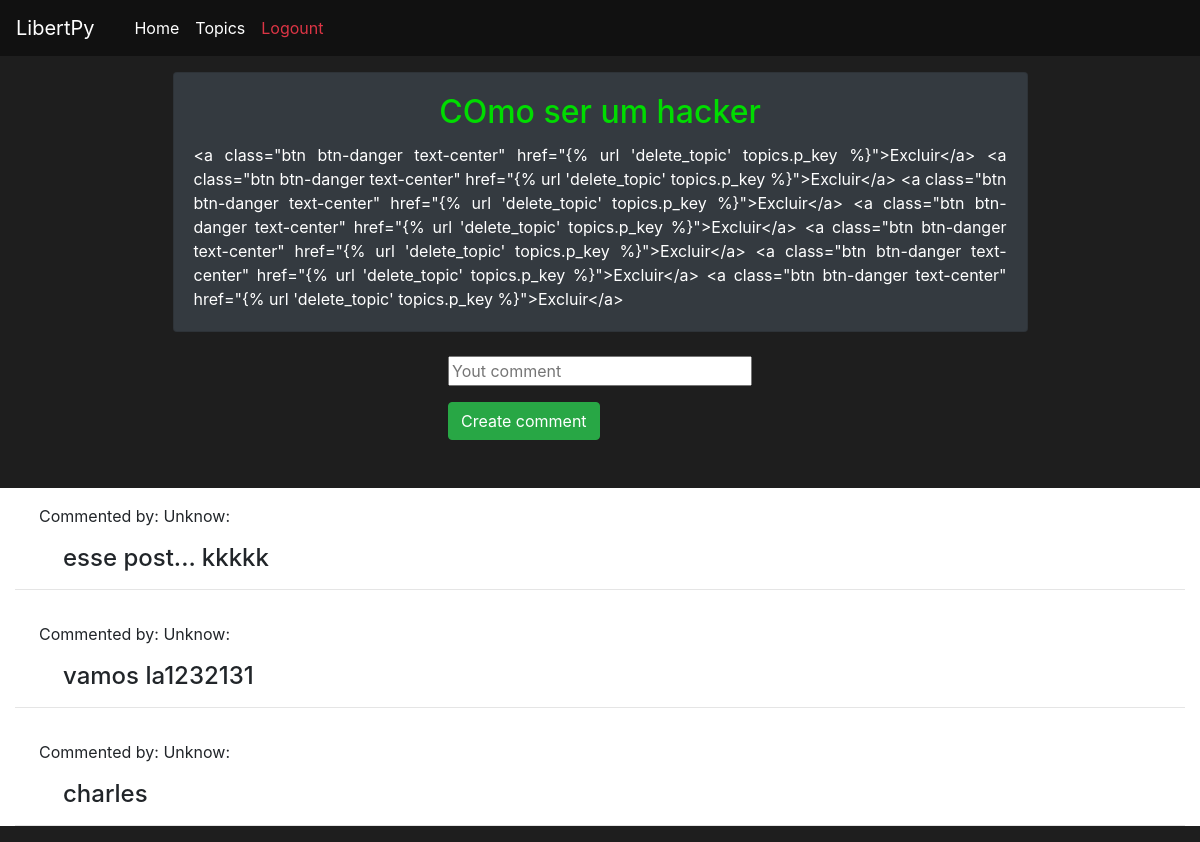
Screenshot of /view_detail/448 (signed in) with the database file from the repository.
### core/models.py (models this page shows, shortened)
class Topics(models.Model):
    p_key = models.IntegerField(max_length=20, primary_key=True)
    title_topic = models.CharField(max_length=100)
    text_topic = models.CharField(max_length=300)

class Coments(models.Model):
    key_comment = models.IntegerField(max_length=10, blank=True)
    comment = models.CharField(max_length=77)

### core/views.py (the view)
# urls.py: path('view_detail/<int:p_key>', view_detail, name="view_detail"),
@login_required
def view_detail(request, p_key):
    try:
        topics = Topics.objects.filter(p_key=p_key).first()
        coment = Coments.objects.filter(key_comment=p_key)
        return render(request, 'pages/view_detail.html', {"topics":topics, "coment":coment})
    except Exception as error:
        return HttpResponse(error)

### core/templates/pages/view_detail.html (shortened to what this page needs)
{% load static %}
<!doctype html>
<html lang="pt-br">
  <head>
      <link rel="stylesheet" href="https://stackpath.bootstrapcdn.com/bootstrap/4.3.1/css/bootstrap.min.css">
    <link rel="stylesheet" href="{% static 'style.css' %}">
  </head>
  <body>
    <nav class="navbar navbar-expand-lg navbar-dark fixed-top navbar-black">
        <a class="navbar-brand" href="{% url 'home' %}">LibertPy</a>
        <div class="collapse navbar-collapse" id="drop">
          <ul class="navbar-nav ml-3">
            <li class="nav-item">
              <a class="nav-link active link-houver" href="{% url 'home' %}">Home</a>
            </li>
            <li class="nav-item">
              <a class="nav-link active" href="{% url 'topics_view' %}">Topics</a>
            </li>
            <div class="container row">
              {% if user.is_authenticated %}
              <li class="nav-item">
                <a class="nav-link text-danger" href="{% url 'logout_user' %}">Logount</a>
            {% endif %}
            </div>
          </ul>
        </div>
      </nav>
    <section class="mt-5" id="topic">
        <div class="container">
          <div class="row justify-content-center">
              <article class="card borda-card imagem-card p-0 m-4 col-12 col-md-9 bg-dark">
                  <div class="card-body">
                    <h2 class="card-title text-center">{{ topics.title_topic }}</h2>
                    <p class="card-text text-justify text-white">{{topics.text_topic}}</p>
                  </div>
              </article>
          </div>
        </div>
      </section>
      <div id="COMENTER" class="COMENTER">
        <div id="comenter" class="comenter">
            <div class="container-fluid">
                <div class="row col-12 m-auto">
                    {% if  user.is_authenticated %}
                        <form class="form-group m-auto" action="{% url 'make_comment' topics.p_key %}", method="post">
                            <input  class="form-group input_person mr-5" type="text" name="comment" placeholder="Yout comment">
                            <br>
                            <input class="btn btn-success" type="submit" value="Create comment">
                        </form>
                    {% else %}
                        <h1 class="text-center text-danger mt-3 mb-3 display-4">
                            You need to login
                        </h1>
                    {% endif %}
                    </div>
                </div>
        </div>
        <div class="comenters">
            <div class="container col-12 bg-white mt-5">
                {% for comments in coment %}
                    <p class="text-justify ml-4 mb-3 pt-3">Commented by: Unknow:</p>
                    <h4 class="mt-2 ml-5"> {{comments.comment}}</h5>
                        <hr>
                {% endfor %}
            </div>
        </div>
  </body>
</html>

### core/css/style.css (style rules this page uses)
body { background-color: rgb(30, 30, 30); }
.navbar-black { background-color: #111; }
h2 { color: rgb(0, 220, 0); }
article { background-color: rgb(50, 50, 50); }
.input_person { width: 100%; }

### rows the page displays
Topics: title_topic "COmo ser um hacker", text_topic "<a class=\"btn btn-danger text-center\" href=\"{% url 'delete_topic' topics.p_key %}\">Excluir</a> <a class=\"btn btn-danger text-center\" href=\"{% url 'delete_topic' topics.p_key %}\">Excluir</a> <a class=\"btn btn-danger text-center\" href=\"{% url 'delete_topic' topics.p_key %}\">Excluir</a> <a class=\"btn btn-danger text-center\" href=\"{% url 'delete_topic' topics.p_key %}\">Excluir</a> <a class=\"btn btn-danger text-center\" href=\"{% url 'delete_topic' topics.p_key %}\">Excluir</a> <a class=\"btn btn-danger text-center\" href=\"{% url 'delete_topic' topics.p_key %}\">Excluir</a> <a class=\"btn btn-danger text-center\" href=\"{% url 'delete_topic' topics.p_key %}\">Excluir</a>"
Coments: comment "esse post... kkkkk"
Coments: comment "vamos la1232131"
Coments: comment "charles"
